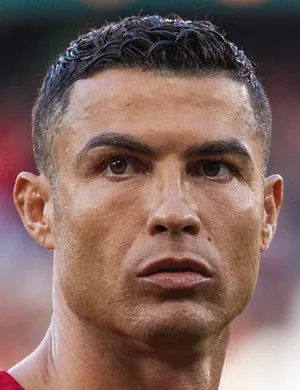
#> input picture Image processing/Ders9/ronaldo.webp, 300 x 390 px, found by its file name
$ python Ders9.py
#> lines starting #> are read from the running program, lines starting #| are printed output that depends on the picture
import cv2
import numpy as np


resim1 = cv2.imread("Ders9\\ronaldo.webp")
#> resim1 is the input picture: shape (390, 300, 3); mean B, G, R 94, 101.2, 129.1
resim2 = cv2.imread("Ders9\messi.webp")
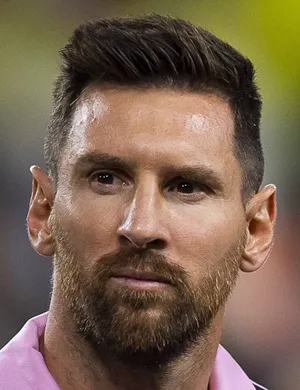
#> input picture Image processing/Ders9/messi.webp, 300 x 390 px, found by its file name
#> resim2 is the input picture: shape (390, 300, 3); mean B, G, R 79.4, 98.7, 120.5

print(resim1[100,200])
#| [106 131 177]
print(resim2[300,130])
#| [41 56 74]

cv2.imshow("Ronaldo", resim1)
cv2.imshow("Messi",resim2)

print(resim1[100,200]+resim2[300,130])#Ağırlıklı toplama yapıyoruz.
#| [147 187 251]

toplam = cv2.add(resim1,resim2)#İki resmi üst üste koyma işlemi.
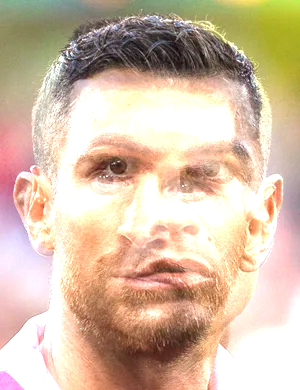
#> toplam: shape (390, 300, 3); mean B, G, R 166.3, 189.3, 213.8
agirlikliToplama = cv2.addWeighted(resim1,0.7,resim2,0.3,0)#Resimlerin ağırlıklı bir şekilde göstermek için kullanılır.
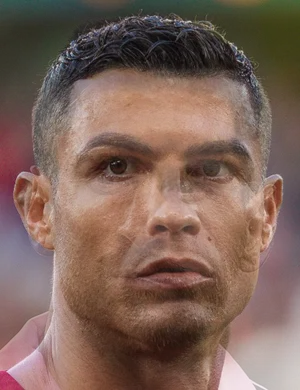
#> agirlikliToplama: shape (390, 300, 3); mean B, G, R 89.6, 100.4, 126.5

cv2.imshow("Ronaldo+Messi" , toplam)
cv2.imshow("Ronaldo+Messi" , agirlikliToplama)

cv2.waitKey(0)
cv2.destroyAllWindows()
